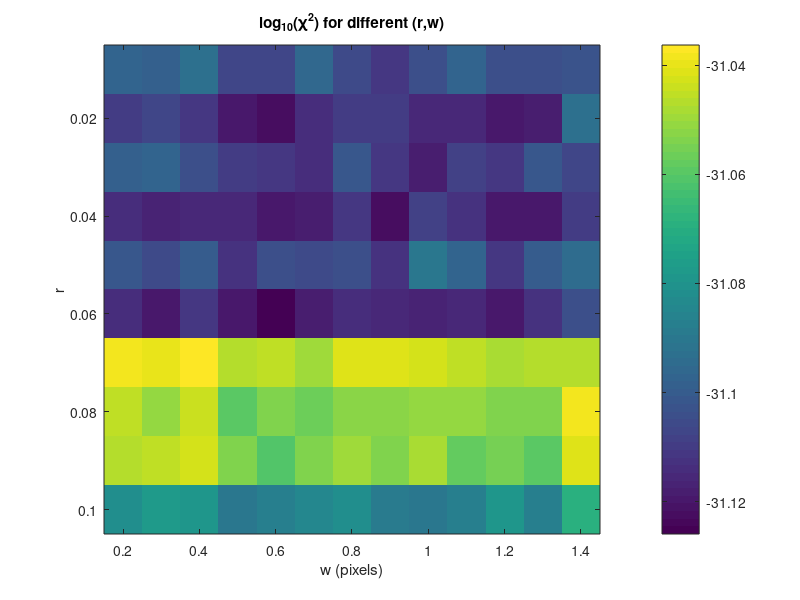

Recreate this plot in MATLAB.
clc;
clear;
close all;

% ------------------------ Parameters ------------------------ %
pixel = 108;
x = linspace(-1, 1, pixel);
y = linspace(-1, 1, pixel);
[X, Y] = meshgrid(x, y);

a = 12;             % Grating amplitude [rad]
Lambda = 1;         % Grating period [normalized units]
a_2pi = 206;        % Voltage-to-2pi scale factor
alpha_peak = 12;    % Max cavity offset (rad)

% True values for simulation
r_true = 0.055;
w_true = 0.75;

% ------------------ Ground truth simulation ------------------ %
% Step 1: θ(x,y) — phase grating along y
theta_true = a / a_2pi * mod(2 * pi * Y / Lambda, 2 * pi);

% Step 2: Gaussian crosstalk kernel
g_true = fspecial('gaussian', 2*ceil(5*w_true)+1, w_true);

% Step 3: Convolution θ * g
theta_conv_true = conv2(theta_true, g_true, 'same');

% Step 4: α(x,y) — cavity phase shift (elliptical paraboloid)
alpha_true = alpha_peak * (1 - (X.^2 + 0.5*Y.^2));

% Step 5: φ(x,y) = θ * g + α
phi_true = theta_conv_true + alpha_true;

% Step 6: E(x,y) — cavity-enhanced field
E_true = (r_true + exp(1i * phi_true)) ./ (1 + r_true * exp(1i * phi_true));

% Step 7: Target intensity (measurement)
I_target = abs(E_true).^2;

% ------------------------ Grid Search ------------------------ %
r_list = 0.01:0.01:0.10;
w_list = 0.2:0.1:1.4;
Chi2 = zeros(length(r_list), length(w_list));

% Begin grid search
for i = 1:length(r_list)
    r = r_list(i);
    for j = 1:length(w_list)
        w = w_list(j);
        
        % Create PSF kernel
        g = fspecial('gaussian', 2*ceil(5*w)+1, w);
        
        % Convolve theta
        theta_conv = conv2(theta_true, g, 'same');
        phi = theta_conv + alpha_true;
        
        % Compute field
        E = (r + exp(1i * phi)) ./ (1 + r * exp(1i * phi));
        I_sim = abs(E).^2;
        
        % Compute average chi^2
        chi2 = mean(((I_target(:) - I_sim(:)).^2) ./ I_target(:));
        Chi2(i, j) = chi2;
    end
end

% -------------------- Find best (r,w) -------------------- %
[min_val, min_idx] = min(Chi2(:));
[i_opt, j_opt] = ind2sub(size(Chi2), min_idx);
r_opt = r_list(i_opt);
w_opt = w_list(j_opt);

fprintf('Best r = %.3f\n', r_opt);
fprintf('Best w = %.3f\n', w_opt);
fprintf('Minimum chi^2 = %.3e\n', min_val);

% -------------------- Plot heatmap -------------------- %
figure;
imagesc(w_list, r_list, log10(Chi2));
xlabel('w (pixels)');
ylabel('r');
title('log_{10}(\chi^2) for different (r,w)');
colorbar;
